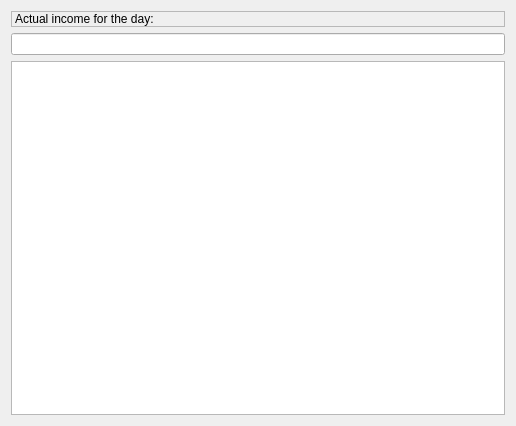
                 <widget class="QWidget" name="tboxPagePayDay">
                  <property name="geometry">
                   <rect>
                    <x>0</x>
                    <y>0</y>
                    <width>516</width>
                    <height>426</height>
                   </rect>
                  </property>
                  <attribute name="label">
                   <string>Payment</string>
                  </attribute>
                  <layout class="QVBoxLayout" name="verticalLayout_5">
                   <item>
                    <widget class="QLabel" name="lblCalPricePayDay">
                     <property name="frameShape">
                      <enum>QFrame::StyledPanel</enum>
                     </property>
                     <property name="frameShadow">
                      <enum>QFrame::Raised</enum>
                     </property>
                     <property name="text">
                      <string>Actual income for the day:</string>
                     </property>
                    </widget>
                   </item>
                   <item>
                    <widget class="vmLineEdit" name="txtCalPricePayDay">
                     <property name="font">
                      <font>
                       <weight>75</weight>
                       <bold>true</bold>
                      </font>
                     </property>
                     <property name="readOnly">
                      <bool>true</bool>
                     </property>
                    </widget>
                   </item>
                   <item>
                    <widget class="vmListWidget" name="lstCalPaysDay"/>
                   </item>
                  </layout>
                 </widget>
